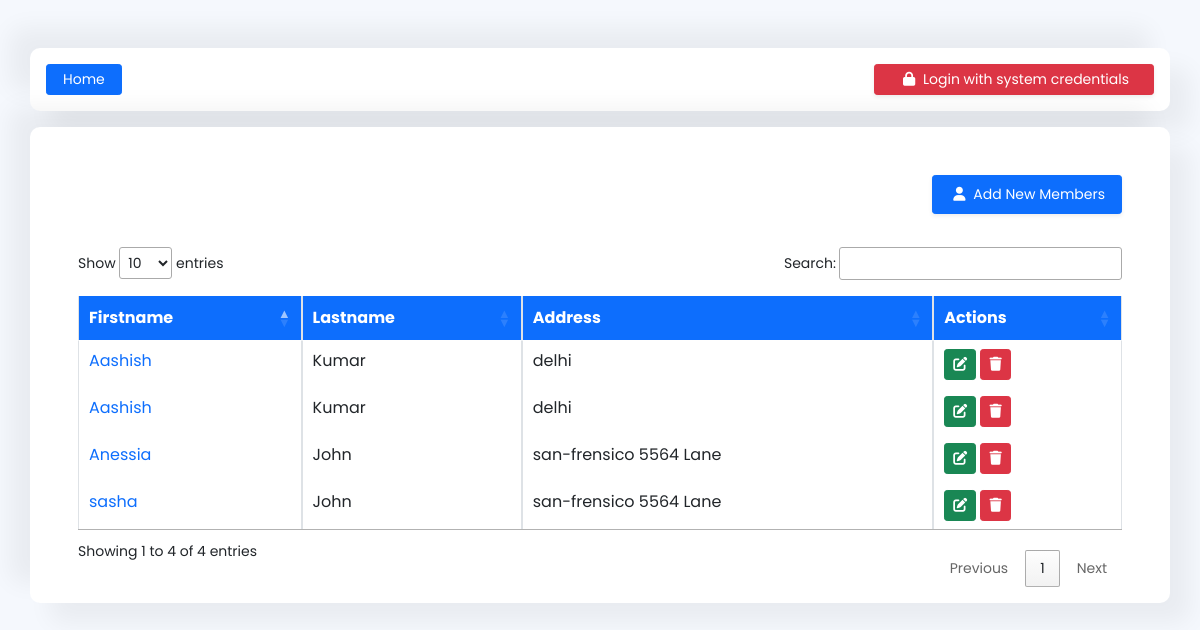
The app's page /, older data.
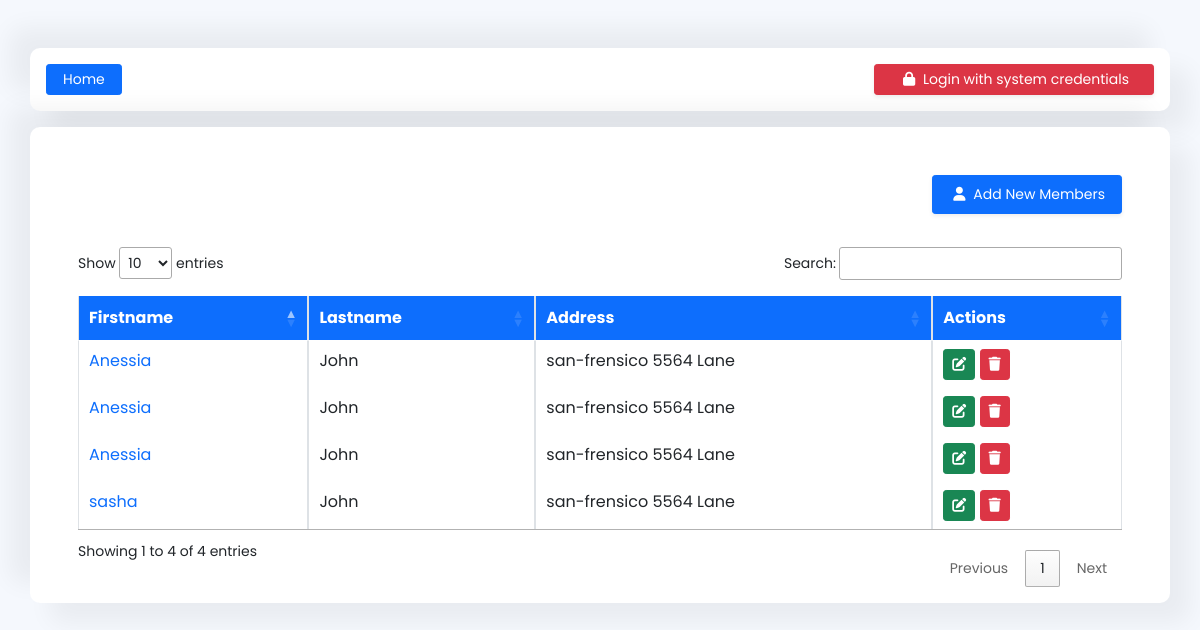
The same page, newer data.
### myapp/models.py (models this page shows, shortened)
class Member(models.Model):
    firstname = models.CharField(max_length=50)
    lastname = models.CharField(max_length=50)
    address = models.CharField(max_length=50)

### myapp/views.py (the view, shortened to what this page needs)
# urls.py: path('', views.IndexView.as_view(), name='index'),
class IndexView(View):
    def get(self,request):
        all_member = Member.objects.all()
        return render(request,'datatables/index.html',{'all_members':all_member})

### myapp/templates/datatables/index.html (shortened to what this page needs)
{% extends 'datatables/base.html' %}
{% block body %}
<div class="table-responsive px-5 pb-3 bg-white">
  <p class="mt-5">
    <button type="button" class="btn btn-primary px-3 py-2 shadow-sm btn-sm float-end" data-bs-toggle="modal" data-bs-target="#addnewmember">
      <i class="fa-solid fa-user mx-1"></i> Add New Members
    </button>
  </p>
  <br>
  <br>
  <br>
  <table id="table" class="table table-bordered table-sm">
    <thead class="bg-primary text-white">
        <tr>
            <th>Firstname</th>
            <th>Lastname</th>
            <th>Address</th>
            <th>Actions</th>
        </tr>
    </thead>
    <tbody>
        {% for member in all_members %}
        <tr>
            <td>
              <a href="{% url 'show-int' member.id %}" id="firstname{{member.id}}">{{ member.firstname }}</a>
            </td>
            <td>
              <span id="lastname{{member.id}}">{{ member.lastname }}</span>
            </td>
            <td>{{ member.address  }}</td>
            <td>
              <div id="member-action-section{{member.id}}">
                <a id="{{member.id}}" onclick="editFields(this)" class="btn btn-sm btn-success">
                  <i class="fa-solid fa-pen-to-square"></i>
                </a>
                <a href="" id="delete-member-btn{{member.id}}" class="btn btn-sm btn-danger" data-bs-toggle="modal" data-bs-target="#deletemember{{member.id}}">
                  <i class="fa-solid fa-trash"></i>
                </a>
              </div>
            </td>
        </tr>
        {% endfor %}
    </tbody>
</table>
</div>
{% endblock %}

Row changes from the older to the newer data that the page shows:
removed Member: firstname "Aashish", lastname "Kumar", address "delhi"
removed Member: firstname "Aashish", lastname "Kumar", address "delhi"
added Member: firstname "Anessia", lastname "John", address "san-frensico 5564 Lane"
added Member: firstname "Anessia", lastname "John", address "san-frensico 5564 Lane"
